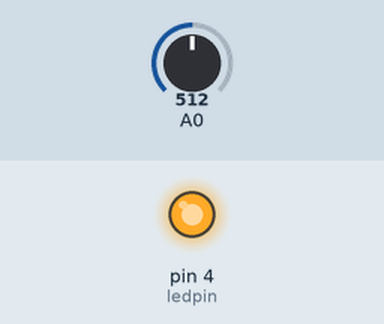
Recording of a sketch running on a simulated Arduino Uno, built with avr-gcc and run on an emulated ATmega328P. Shown: output pins drawn as LEDs (lit = HIGH). The inputs (shaded band) are chosen by the test bench; at power-on: A0 = 512.

Above: at 1.3 s.
1.4 s: A0 set to 0
At 2.4 s:
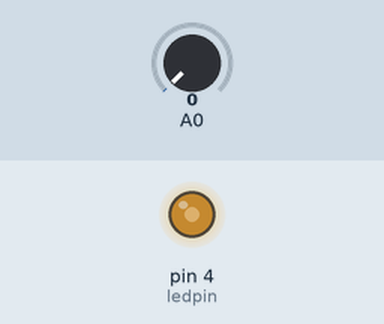
3.0 s: A0 set to 122
At 3.3 s:
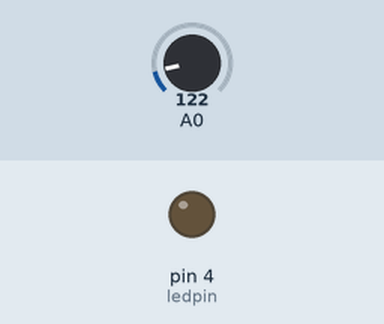
Timing chart, 0 to 12.1 s (numbered marks = the images above; inputs shaded):
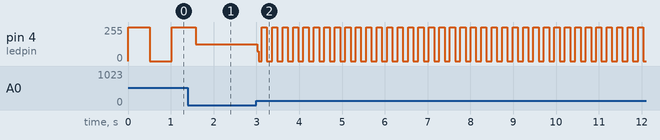

Measured:
- after the input at 3.0 s, pin 4 (ledpin): 126/255 → 73/255 at once, then moves between 0/255 and 255/255, repeating every 0.49 s

The sketch:

Esercizio_Led_2.ino
```cpp
int ledpin = 4; //definiamo il pin 4 con il nome ledpin

void setup() {
  // put your setup code here, to run once:
  pinMode(4, OUTPUT);
}

void loop() {
  // put your main code here, to run repeatedly:
  digitalWrite(ledpin, HIGH);  // accendi il led
  delay(analogRead(0));       // aspetta per quanto letto dal pin A0
  digitalWrite(ledpin, LOW);   // spegni il led
  delay(analogRead(0));       // aspetta per quanto letto dal pin A0
}
```
